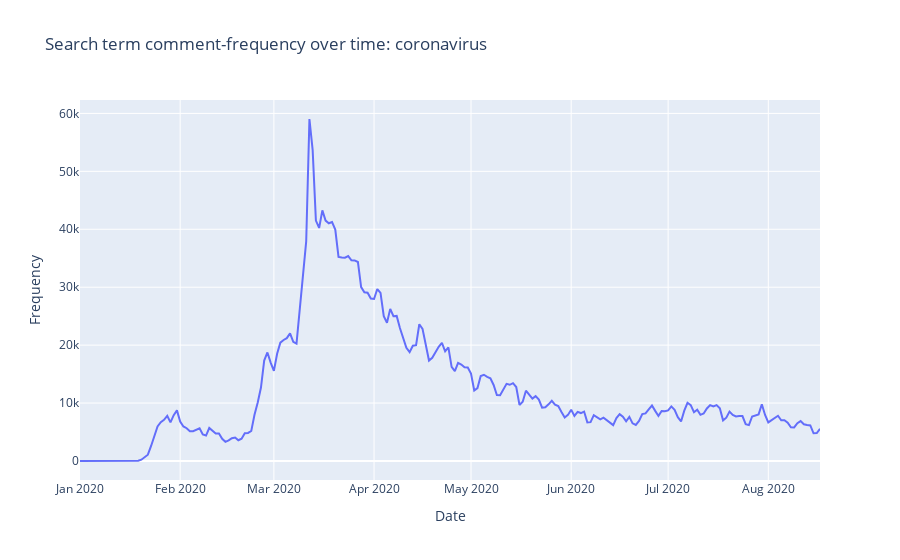

Notebook cell for this chart:
### Code cell
fig = px.line(comments_counts, x="key", y="doc_count", title="Search term comment-frequency over time: " + query, labels = {"key":"Date", "doc_count": "Frequency"})
fig.show()

### Figure 1 — Plotly figure (JSON) as saved in the notebook; plotly's stock layout.template omitted (floating-point values rounded to 4 significant figures; data arrays with more than 128 entries replaced by an {"elided": "..."} marker saying what was removed)
{"data": [{"hovertemplate": "Date=%{x}<br>Frequency=%{y}<extra></extra>", "legendgroup": "", "line": {"color": "#636efa", "dash": "solid"}, "mode": "lines", "name": "", "orientation": "v", "showlegend": false, "type": "scatter", "x": {"elided": "230 str values"}, "xaxis": "x", "y": {"elided": "230 int values"}, "yaxis": "y"}], "layout": {"autosize": true, "legend": {"tracegroupgap": 0}, "title": {"text": "Search term comment-frequency over time: coronavirus"}, "xaxis": {"anchor": "y", "autorange": true, "domain": [0, 1], "range": ["2020-01-01", "2020-08-17"], "title": {"text": "Date"}, "type": "date"}, "yaxis": {"anchor": "x", "autorange": true, "domain": [0, 1], "range": [-3280.0, 62320.0], "title": {"text": "Frequency"}, "type": "linear"}}}
